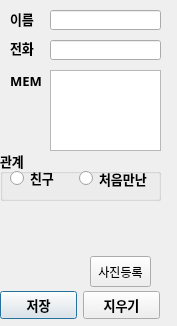
<?xml version="1.0" encoding="UTF-8"?>
<ui version="4.0">
 <class>Dialog</class>
 <widget class="QDialog" name="Dialog">
  <property name="geometry">
   <rect>
    <x>0</x>
    <y>0</y>
    <width>177</width>
    <height>326</height>
   </rect>
  </property>
  <property name="windowTitle">
   <string>미니페이스북</string>
  </property>
  <property name="windowIcon">
   <iconset>
    <normaloff>ㅇㅅㄷ.png</normaloff>ㅇㅅㄷ.png</iconset>
  </property>
  <widget class="QLabel" name="lbl_name">
   <property name="geometry">
    <rect>
     <x>10</x>
     <y>9</y>
     <width>31</width>
     <height>20</height>
    </rect>
   </property>
   <property name="font">
    <font>
     <family>Agency FB</family>
     <pointsize>10</pointsize>
     <weight>75</weight>
     <bold>true</bold>
    </font>
   </property>
   <property name="text">
    <string>이름</string>
   </property>
  </widget>
  <widget class="QLabel" name="lbl_phone">
   <property name="geometry">
    <rect>
     <x>10</x>
     <y>40</y>
     <width>31</width>
     <height>16</height>
    </rect>
   </property>
   <property name="font">
    <font>
     <family>Agency FB</family>
     <pointsize>10</pointsize>
     <weight>75</weight>
     <bold>true</bold>
    </font>
   </property>
   <property name="text">
    <string>전화</string>
   </property>
  </widget>
  <widget class="QLabel" name="lbl_memo">
   <property name="geometry">
    <rect>
     <x>10</x>
     <y>70</y>
     <width>31</width>
     <height>21</height>
    </rect>
   </property>
   <property name="font">
    <font>
     <family>Agency FB</family>
     <pointsize>10</pointsize>
     <weight>75</weight>
     <bold>true</bold>
    </font>
   </property>
   <property name="text">
    <string>MEMO</string>
   </property>
  </widget>
  <widget class="QLineEdit" name="lineEdit_name">
   <property name="geometry">
    <rect>
     <x>50</x>
     <y>10</y>
     <width>111</width>
     <height>20</height>
    </rect>
   </property>
  </widget>
  <widget class="QLineEdit" name="lineEdit_phone">
   <property name="geometry">
    <rect>
     <x>50</x>
     <y>40</y>
     <width>111</width>
     <height>20</height>
    </rect>
   </property>
  </widget>
  <widget class="QTextEdit" name="textEdit_memo">
   <property name="geometry">
    <rect>
     <x>50</x>
     <y>70</y>
     <width>111</width>
     <height>81</height>
    </rect>
   </property>
  </widget>
  <widget class="QWidget" name="horizontalLayoutWidget">
   <property name="geometry">
    <rect>
     <x>0</x>
     <y>290</y>
     <width>160</width>
     <height>31</height>
    </rect>
   </property>
   <layout class="QHBoxLayout" name="horizontalLayout">
    <item>
     <spacer name="horizontalSpacer_2">
      <property name="orientation">
       <enum>Qt::Horizontal</enum>
      </property>
      <property name="sizeHint" stdset="0">
       <size>
        <width>40</width>
        <height>20</height>
       </size>
      </property>
     </spacer>
    </item>
    <item>
     <widget class="QPushButton" name="btn_Save">
      <property name="font">
       <font>
        <family>Agency FB</family>
        <pointsize>10</pointsize>
        <weight>75</weight>
        <bold>true</bold>
       </font>
      </property>
      <property name="text">
       <string>저장</string>
      </property>
     </widget>
    </item>
    <item>
     <spacer name="horizontalSpacer">
      <property name="orientation">
       <enum>Qt::Horizontal</enum>
      </property>
      <property name="sizeHint" stdset="0">
       <size>
        <width>40</width>
        <height>20</height>
       </size>
      </property>
     </spacer>
    </item>
    <item>
     <widget class="QPushButton" name="btn_remove">
      <property name="font">
       <font>
        <family>Agency FB</family>
        <pointsize>10</pointsize>
        <weight>75</weight>
        <bold>true</bold>
       </font>
      </property>
      <property name="text">
       <string>지우기</string>
      </property>
     </widget>
    </item>
    <item>
     <spacer name="horizontalSpacer_3">
      <property name="orientation">
       <enum>Qt::Horizontal</enum>
      </property>
      <property name="sizeHint" stdset="0">
       <size>
        <width>40</width>
        <height>20</height>
       </size>
      </property>
     </spacer>
    </item>
   </layout>
  </widget>
  <widget class="QGroupBox" name="groupBox">
   <property name="geometry">
    <rect>
     <x>0</x>
     <y>150</y>
     <width>161</width>
     <height>51</height>
    </rect>
   </property>
   <property name="font">
    <font>
     <family>Agency FB</family>
     <pointsize>10</pointsize>
     <weight>75</weight>
     <bold>true</bold>
    </font>
   </property>
   <property name="title">
    <string>관계</string>
   </property>
   <widget class="QRadioButton" name="radioButton_1">
    <property name="geometry">
     <rect>
      <x>10</x>
      <y>20</y>
      <width>51</width>
      <height>16</height>
     </rect>
    </property>
    <property name="text">
     <string>친구</string>
    </property>
   </widget>
   <widget class="QRadioButton" name="radioButton_2">
    <property name="geometry">
     <rect>
      <x>79</x>
      <y>13</y>
      <width>71</width>
      <height>31</height>
     </rect>
    </property>
    <property name="text">
     <string>처음만난</string>
    </property>
   </widget>
  </widget>
  <widget class="QLabel" name="lbl_picture">
   <property name="geometry">
    <rect>
     <x>0</x>
     <y>200</y>
     <width>81</width>
     <height>91</height>
    </rect>
   </property>
   <property name="text">
    <string/>
   </property>
   <property name="pixmap">
    <pixmap>코트.jpg</pixmap>
   </property>
   <property name="scaledContents">
    <bool>true</bool>
   </property>
  </widget>
  <widget class="QPushButton" name="btn_picture">
   <property name="geometry">
    <rect>
     <x>90</x>
     <y>256</y>
     <width>61</width>
     <height>31</height>
    </rect>
   </property>
   <property name="text">
    <string>사진등록</string>
   </property>
  </widget>
 </widget>
 <resources/>
 <connections/>
</ui>
